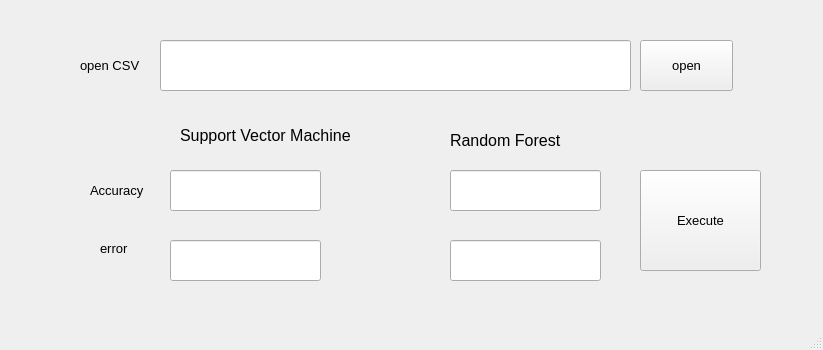
<?xml version="1.0" encoding="UTF-8"?>
<ui version="4.0">
 <class>MainWindow</class>
 <widget class="QMainWindow" name="MainWindow">
  <property name="geometry">
   <rect>
    <x>0</x>
    <y>0</y>
    <width>823</width>
    <height>350</height>
   </rect>
  </property>
  <property name="font">
   <font>
    <pointsize>10</pointsize>
   </font>
  </property>
  <property name="windowTitle">
   <string>MainWindow</string>
  </property>
  <widget class="QWidget" name="centralwidget">
   <widget class="QPushButton" name="pushButton">
    <property name="geometry">
     <rect>
      <x>640</x>
      <y>170</y>
      <width>121</width>
      <height>101</height>
     </rect>
    </property>
    <property name="text">
     <string>Execute</string>
    </property>
   </widget>
   <widget class="QLabel" name="label">
    <property name="geometry">
     <rect>
      <x>450</x>
      <y>130</y>
      <width>161</width>
      <height>21</height>
     </rect>
    </property>
    <property name="font">
     <font>
      <pointsize>12</pointsize>
     </font>
    </property>
    <property name="text">
     <string>Random Forest</string>
    </property>
   </widget>
   <widget class="QLabel" name="label_2">
    <property name="geometry">
     <rect>
      <x>180</x>
      <y>120</y>
      <width>231</width>
      <height>31</height>
     </rect>
    </property>
    <property name="font">
     <font>
      <pointsize>12</pointsize>
     </font>
    </property>
    <property name="frameShadow">
     <enum>QFrame::Plain</enum>
    </property>
    <property name="text">
     <string>Support Vector Machine</string>
    </property>
   </widget>
   <widget class="QLabel" name="label_3">
    <property name="geometry">
     <rect>
      <x>90</x>
      <y>180</y>
      <width>71</width>
      <height>20</height>
     </rect>
    </property>
    <property name="font">
     <font>
      <pointsize>10</pointsize>
     </font>
    </property>
    <property name="text">
     <string>Accuracy</string>
    </property>
   </widget>
   <widget class="QLabel" name="label_4">
    <property name="geometry">
     <rect>
      <x>100</x>
      <y>240</y>
      <width>55</width>
      <height>16</height>
     </rect>
    </property>
    <property name="font">
     <font>
      <pointsize>10</pointsize>
     </font>
    </property>
    <property name="text">
     <string>error </string>
    </property>
   </widget>
   <widget class="QLabel" name="open">
    <property name="geometry">
     <rect>
      <x>80</x>
      <y>50</y>
      <width>111</width>
      <height>31</height>
     </rect>
    </property>
    <property name="text">
     <string>open CSV</string>
    </property>
   </widget>
   <widget class="QPushButton" name="pushButton_2">
    <property name="geometry">
     <rect>
      <x>640</x>
      <y>40</y>
      <width>93</width>
      <height>51</height>
     </rect>
    </property>
    <property name="text">
     <string>open</string>
    </property>
   </widget>
   <widget class="QLineEdit" name="lineEdit">
    <property name="geometry">
     <rect>
      <x>160</x>
      <y>40</y>
      <width>471</width>
      <height>51</height>
     </rect>
    </property>
   </widget>
   <widget class="QLineEdit" name="lineEdit_2">
    <property name="geometry">
     <rect>
      <x>170</x>
      <y>170</y>
      <width>151</width>
      <height>41</height>
     </rect>
    </property>
   </widget>
   <widget class="QLineEdit" name="lineEdit_3">
    <property name="geometry">
     <rect>
      <x>170</x>
      <y>240</y>
      <width>151</width>
      <height>41</height>
     </rect>
    </property>
   </widget>
   <widget class="QLineEdit" name="lineEdit_4">
    <property name="geometry">
     <rect>
      <x>450</x>
      <y>170</y>
      <width>151</width>
      <height>41</height>
     </rect>
    </property>
   </widget>
   <widget class="QLineEdit" name="lineEdit_5">
    <property name="geometry">
     <rect>
      <x>450</x>
      <y>240</y>
      <width>151</width>
      <height>41</height>
     </rect>
    </property>
   </widget>
  </widget>
  <widget class="QStatusBar" name="statusbar"/>
 </widget>
 <resources/>
 <connections/>
</ui>
